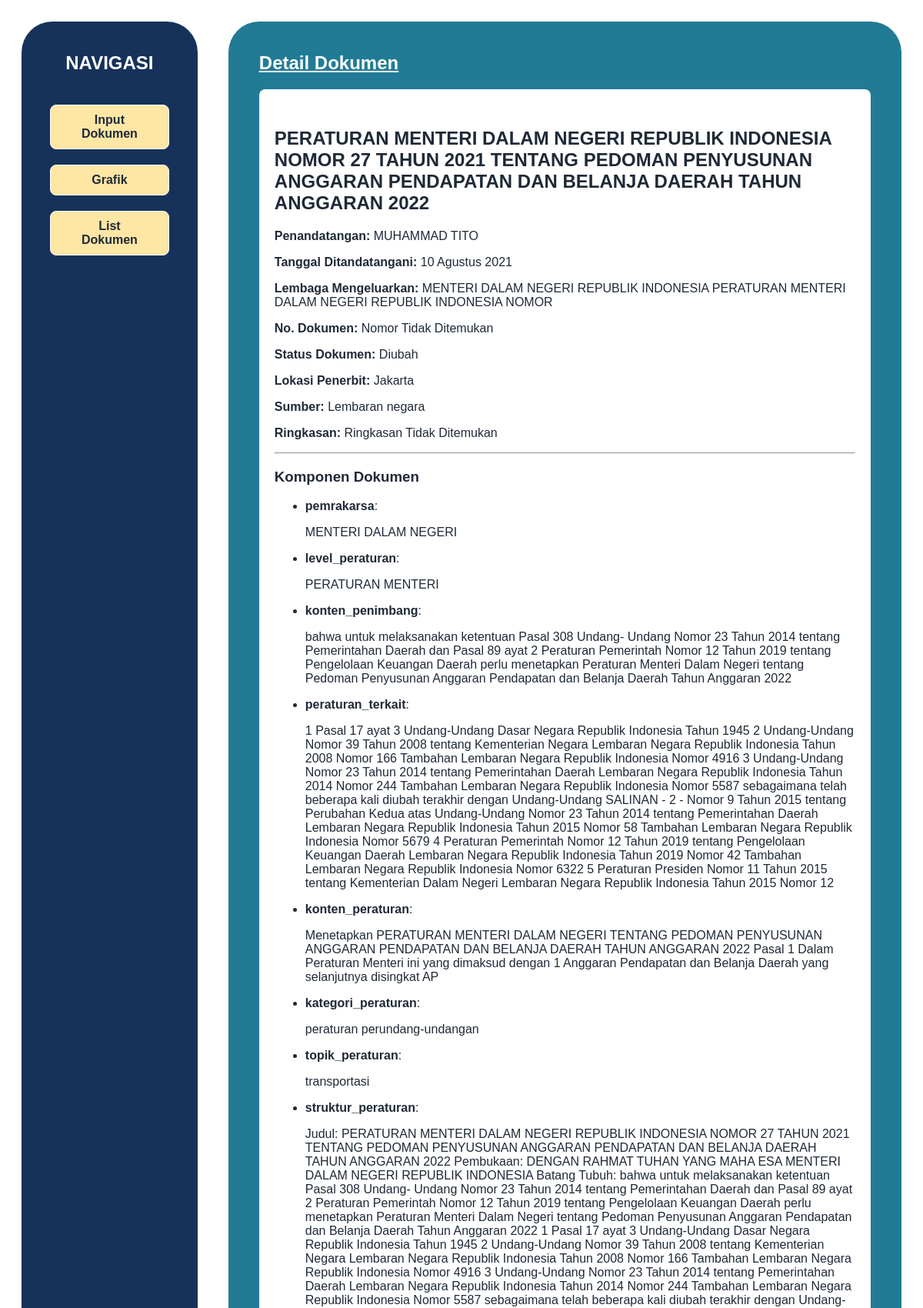
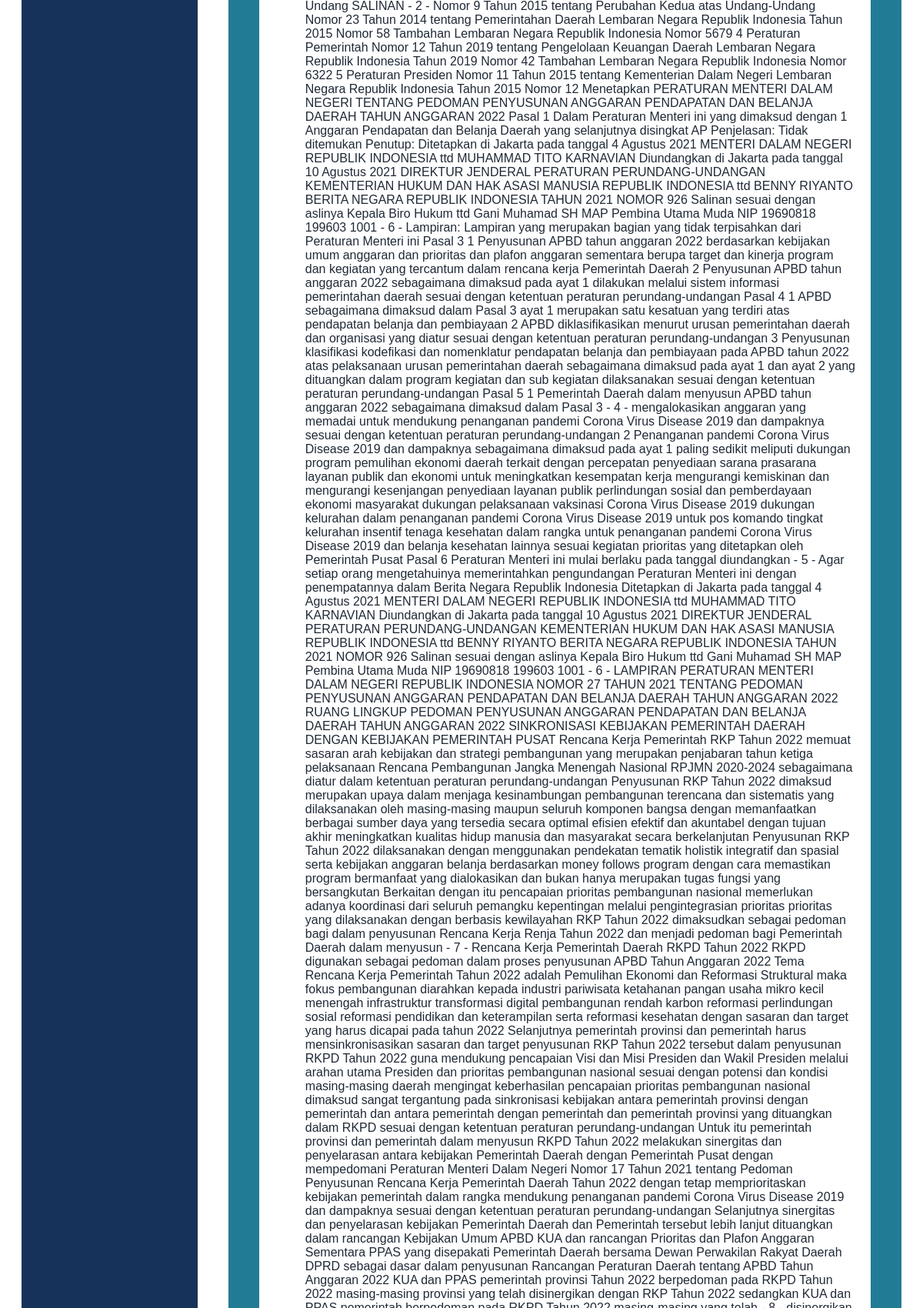
/document/35/ (upper part), run on the app's committed database (2 pictures, top to bottom).
### documents/models.py (models this page shows, shortened)
class Dokumen(models.Model):
    title = models.CharField(max_length=255)
    penandatangan = models.CharField(max_length=255)
    tanggal_ditandatangani = models.CharField(max_length=255)
    lembaga_mengeluarkan = models.CharField(max_length=255)
    no_dokumen = models.CharField(max_length=100)
    status_dokumen = models.CharField(max_length=50)
    lokasi_penerbit = models.CharField(max_length=255)
    sumber = models.TextField()
    ringkasan = models.TextField()

class DokumenKomponen(models.Model):
    dokumen = models.ForeignKey(Dokumen, on_delete=models.CASCADE)
    komponen = models.ForeignKey(Komponen, on_delete=models.CASCADE)
    isi_komponen = models.TextField()

class Komponen(models.Model):
    nama_komponen = models.CharField(max_length=255)

### documents/views.py (the view)
# urls.py: path('document/<int:doc_id>/', views.view_document_new, name='view_document'),
def view_document_new(request, doc_id):
    doc = get_object_or_404(Dokumen, id=doc_id)
    komponen_list = DokumenKomponen.objects.filter(dokumen=doc)
    return render(
        request,
        "view_document_new.html",
        {'doc': doc, 'komponen_list': komponen_list}
    )

### templates/view_document_new.html (shortened to what this page needs)
{% extends 'base.html' %} {% block content %}
<div id="content-detail">
  <div id="content-detail-heading">
    <div id="content-detail-subheading">Detail Dokumen</div>
  </div>
  <div id="content-detail-list">
    <h2>{{ doc.title }}</h2>
    <p><strong>Penandatangan:</strong> {{ doc.penandatangan }}</p>
    <p>
      <strong>Tanggal Ditandatangani:</strong> {{ doc.tanggal_ditandatangani }}
    </p>
    <p><strong>Lembaga Mengeluarkan:</strong> {{ doc.lembaga_mengeluarkan }}</p>
    <p><strong>No. Dokumen:</strong> {{ doc.no_dokumen }}</p>
    <p><strong>Status Dokumen:</strong> {{ doc.status_dokumen }}</p>
    <p><strong>Lokasi Penerbit:</strong> {{ doc.lokasi_penerbit }}</p>
    <p><strong>Sumber:</strong> {{ doc.sumber }}</p>
    <p><strong>Ringkasan:</strong> {{ doc.ringkasan }}</p>
    <hr />
    <div id="content-components">
      <h3>Komponen Dokumen</h3>
      {% if komponen_list %}
      <ul>
        {% for item in komponen_list %}
        <li>
          <strong>{{ item.komponen.nama_komponen }}</strong>:
          <p>{{ item.isi_komponen }}</p>
        </li>
        {% endfor %}
      </ul>
      {% else %}
      <p>Tidak ada komponen terkait.</p>
      {% endif %}
    </div>
  </div>
</div>
{% endblock %}

### static/global.css (style rules this page uses)
* { box-sizing: border-box; }
body { color: #1f2937; padding: 20px; font-family: Arial, sans-serif; }

### static/detail.css (style rules this page uses)
#content-detail { padding: 40px; height: 100vh; display: flex; flex-direction: column; }
#content-detail-heading { display: flex; gap: 16px; align-items: center; margin-bottom: 20px; justify-content: space-between; }
#content-detail-subheading { font-size: 1.5rem; font-weight: bold; text-decoration: underline; color: white; }
#content-detail-list { background-color: white; padding: 30px 20px; overflow-y: auto; flex-grow: 1; max-height: 70vh; border-radius: 8px; }

### data on the page
Dokumen: title "PERATURAN MENTERI DALAM NEGERI REPUBLIK INDONESIA NOMOR 27 TAHUN 2021 TENTANG PEDOMAN PENYUSUNAN ANGGARAN PENDAPATAN DAN BELANJA DAERAH TAHUN ANGGARAN 2022", penandatangan "MUHAMMAD TITO", tanggal_ditandatangani "10 Agustus 2021", lembaga_mengeluarkan "MENTERI DALAM NEGERI REPUBLIK INDONESIA PERATURAN MENTERI DALAM NEGERI REPUBLIK INDONESIA NOMOR", no_dokumen "Nomor Tidak Ditemukan", status_dokumen "Diubah", lokasi_penerbit "Jakarta", sumber "Lembaran negara", ringkasan "Ringkasan Tidak Ditemukan"
DokumenKomponen: komponen.nama_komponen "pemrakarsa", isi_komponen "MENTERI DALAM NEGERI"
DokumenKomponen: komponen.nama_komponen "level_peraturan", isi_komponen "PERATURAN MENTERI"
DokumenKomponen: komponen.nama_komponen "konten_penimbang", isi_komponen "bahwa untuk melaksanakan ketentuan Pasal 308 Undang- Undang Nomor 23 Tahun 2014 tentang Pemerintahan Daerah dan Pasal 89 ayat 2 Peraturan Pemerintah Nomor 12 Tahun 2019 tentang Pengelolaan Keuangan Daerah perlu menetapkan Peraturan Menteri Dalam Negeri tentang Pedoman Penyusunan Anggaran Pendapatan dan Belanja Daerah Tahun Anggaran 2022"
DokumenKomponen: komponen.nama_komponen "peraturan_terkait", isi_komponen "1 Pasal 17 ayat 3 Undang-Undang Dasar Negara Republik Indonesia Tahun 1945 2 Undang-Undang Nomor 39 Tahun 2008 tentang Kementerian Negara Lembaran Negara Republik Indonesia Tahun 2008 Nomor 166 Tambahan Lembaran Negara Republik Indonesia Nomor 4916 3 Undang-Undang Nomor 23 Tahun 2014 tentang Pemerintahan Daerah Lembaran Negara Republik Indonesia Tahun 2014 Nomor 244 Tambahan Lembaran Negara Republik Indonesia Nomor 5587 sebagaimana telah beberapa kali diubah terakhir dengan Undang-Undang SALINAN - 2 - Nomor 9 Tahun 2015 tentang Perubahan Kedua atas Undang-Undang Nomor 23 Tahun 2014 tentang Pemerintahan Daerah Lembaran Negara Republik Indonesia Tahun 2015 Nomor 58 Tambahan Lembaran Negara…"
DokumenKomponen: komponen.nama_komponen "konten_peraturan", isi_komponen "Menetapkan PERATURAN MENTERI DALAM NEGERI TENTANG PEDOMAN PENYUSUNAN ANGGARAN PENDAPATAN DAN BELANJA DAERAH TAHUN ANGGARAN 2022 Pasal 1 Dalam Peraturan Menteri ini yang dimaksud dengan 1 Anggaran Pendapatan dan Belanja Daerah yang selanjutnya disingkat AP"
DokumenKomponen: komponen.nama_komponen "kategori_peraturan", isi_komponen "peraturan perundang-undangan"
DokumenKomponen: komponen.nama_komponen "topik_peraturan", isi_komponen "transportasi"
DokumenKomponen: komponen.nama_komponen "struktur_peraturan"
